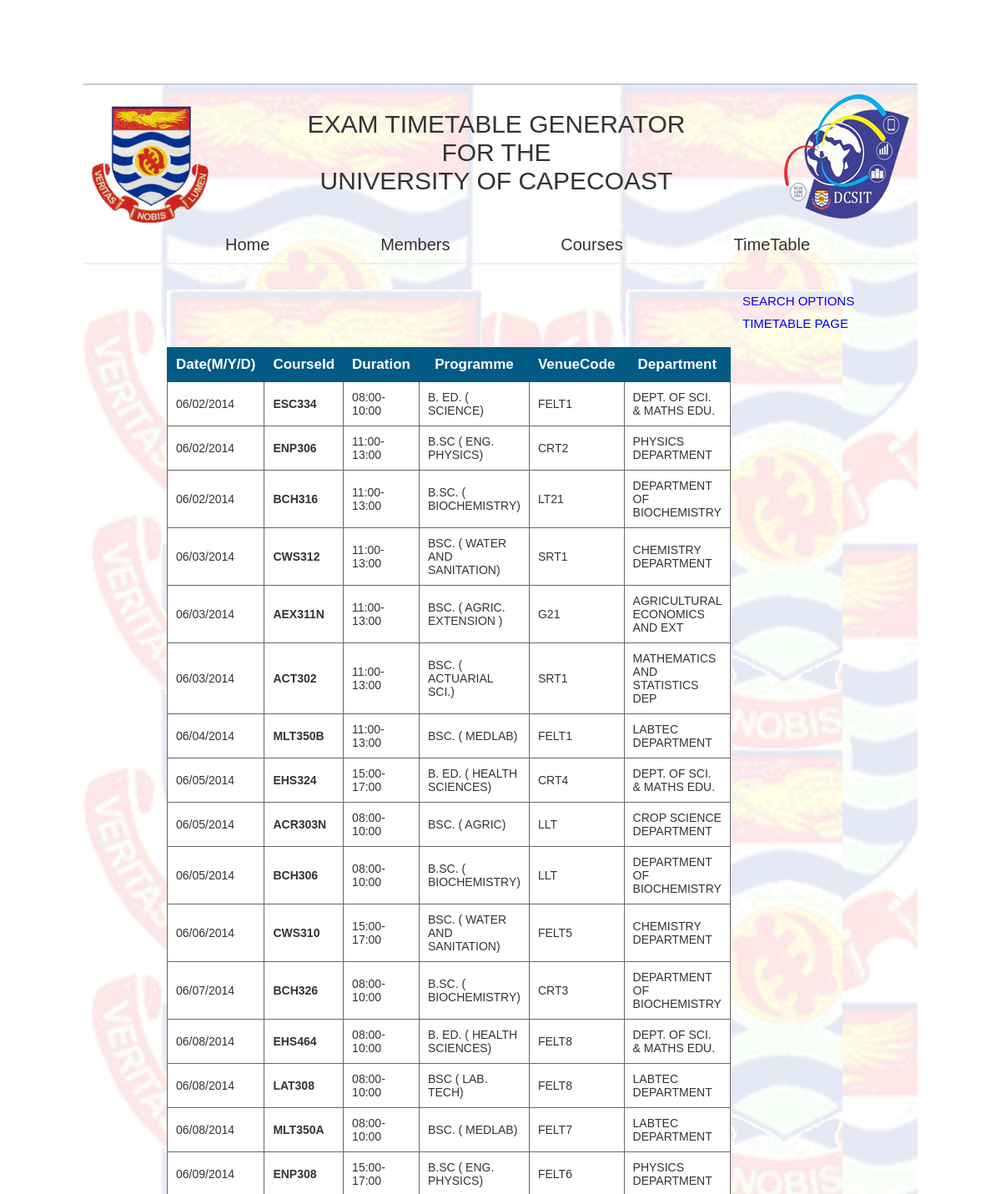
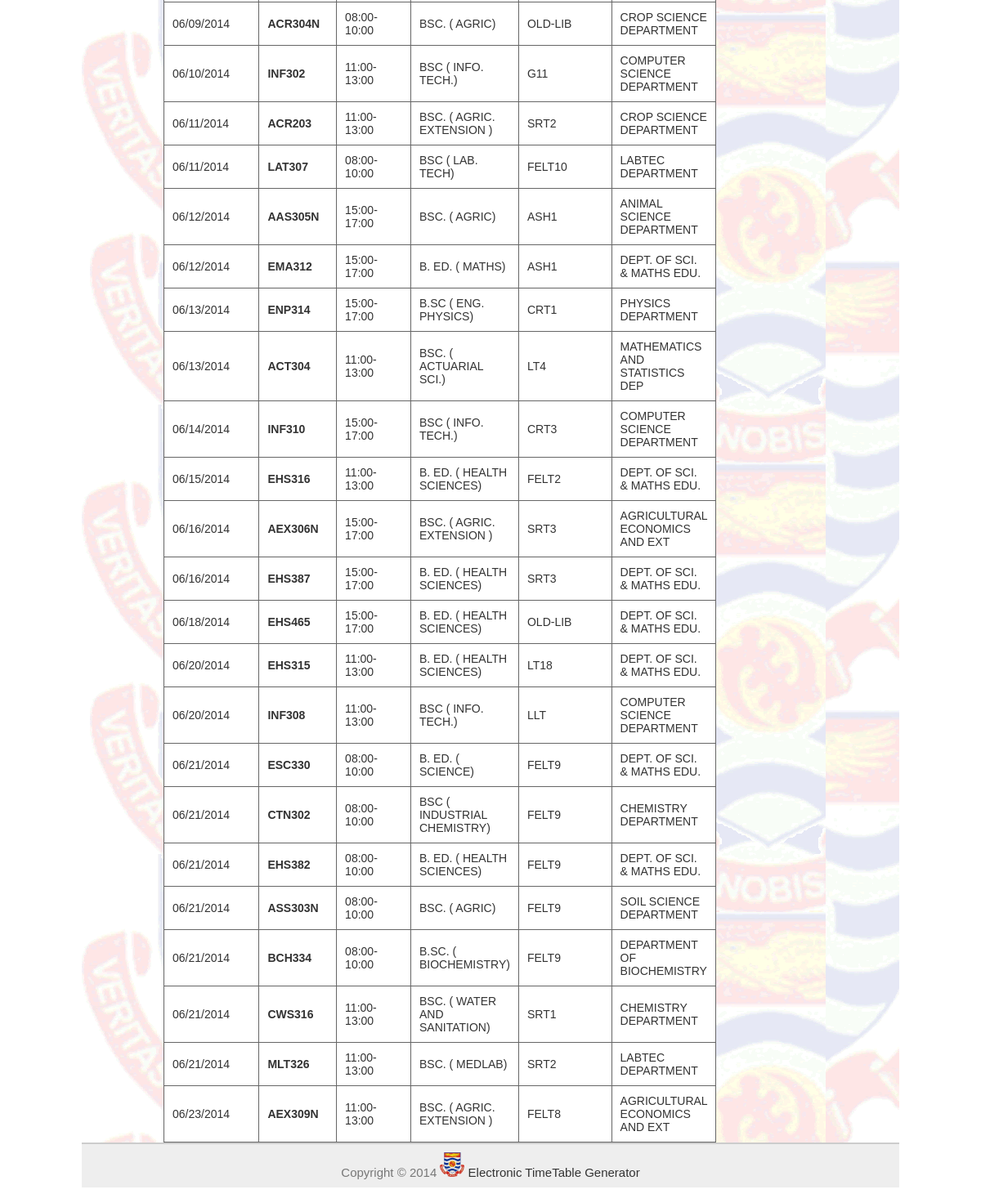
The app's page /sampleWebApp/finaladvancedSearchLevels.php?levels=300 with its own data (2 pictures, top to bottom).
### tables this page shows
CREATE TABLE IF NOT EXISTS `finaltimetable` (
  `Level` int(30) NOT NULL,
  `Programme` varchar(255) NOT NULL,
  `FinalId` int(11) NOT NULL AUTO_INCREMENT,
  `CourseId` varchar(255) NOT NULL,
  `Date` varchar(50) NOT NULL,
  `Duration` varchar(255) NOT NULL,
  `VenueCode` varchar(255) NOT NULL,
  `department` varchar(100) NOT NULL,
  PRIMARY KEY (`FinalId`)
);

### sampleWebApp/finaladvancedSearchLevels.php (the view, shortened to what this page needs)
<!DOCTYPE html>
<html xmlns="http://www.w3.org/1999/xhtml" xml:lang="en">
<head>
<link rel="stylesheet" href="css/main.css" type="text/css" />
<link rel="stylesheet" href="css/table.css" type="text/css" />
<link rel="stylesheet" href="css/paginationStyle.css" type="text/css" />
<link rel="stylesheet" href="css/paginationStyle.css" type="text/css" />
</head>
<body>
<div id="container">
  <div id="header">
		<?php include 'header.php'?>
  </div>
  <div id = "menuPanel">
			<?php include 'menuPanel.php'?>
   </div>
  <div id="sidebar" style="margin-left:20px;">
  <p><a href = "finaladvancedSearch.php" style = "font-size:15px;color:blue">SEARCH OPTIONS</a></p>
  <p><a href = "displayfinaltimetable.php" style = "color:blue;text-align:center;font-size:15px;">
	TIMETABLE PAGE</a></p>
  </div>
  <div id = "content">
<?php
    $query = $_GET['levels'];
    $min_length = 3;
    if(strlen($query) >= $min_length){
        $query = htmlspecialchars($query);
        $query = mysql_real_escape_string($query);
        $raw_results = mysql_query("SELECT * FROM finaltimetable WHERE (`Level` LIKE '%".$query."%') ORDER BY Date") or die(mysql_error());
        if(mysql_num_rows($raw_results) > 0){
				echo '<table border = "1" style ="margin-left:90px;width:550px;" >';
				echo
						'<tr>
							<th            >Date(M/Y/D)  </th>
							<th colspan = 2>CourseId  </th>
							<th colspan = 2>Duration </th>
							<th colspan = 2>Programme </th>
							<th colspan = 2>VenueCode </th>
							<th colspan = 2>Department </th>
						</tr>';
	           while($results = mysql_fetch_array($raw_results)){
				echo
							'<tr>
								<td>' . $results['Date'] . '</td>
								<td colspan = "2"><strong>' . $results['CourseId'] . '</strong></td>
								<td colspan = "2">' . $results['Duration'] . '</td>
								<td colspan = "2">' . $results['Programme'] . '</td>
								<td colspan = "2">' . $results['VenueCode'] . '</td>
								<td colspan = "2">' . $results['department'] . '</td>
							</tr>';
            }
        }
        else{
            $error_search = "No results";
        }
    }
    else{
       $error_search = '<p class = "error" style="text-align:center;">Minimum length of keyword is '.$min_length.'</p>';
    }
	echo '</table>';
?>
  </div>
  <div id="footer">
		<?php include 'footer.php'?>
  </div>
</div>
</body>
</html>

### sampleWebApp/css/main.css (style rules this page uses)
body { background-color:#fff; background-position:center; background-repeat:repeat-y; font-family: "Lucida Grande","Lucida Sans Unicode",geneva,verdana,sans-serif; font-size:10px; color:#777; }
#container { width:1000px; margin-top:100px; margin-left:auto; margin-right:auto; margin-bottom:0; background-image:url(images/background.gif); }
#header { margin:15px 0 0 0; padding:10px 10px 10px 10px; border-top:2px solid #ccc; height:150px; }
#menuPanel { border-bottom:2px solid #eee; margin-bottom:20px; }
#sidebar { float:right; width:200px; margin:5px 10px 10px 0; }
#content { margin:30px 50px 50px 10px; background-image: url(background.gif); background-repeat: repeat; font-size:15px; width:900px; }
#footer { background-color:#eee; border-top:2px solid #ccc; padding:10px; text-align:center; font-size:15px; margin-top:-50px; }
a { color:#333; text-decoration:none; }

### sampleWebApp/css/table.css (style rules this page uses)
table { font-family: arial,sans-serif; font-size:14px; color:#333333; border: solid 1px #666; border-collapse: collapse; }
table th { font-size:17px; border: solid 1px #025B85; padding: 10px; background-color: #025B85; color:#fff; }
table td { padding: 10px; border: solid 1px #666; background-color: #ffffff; }

### sampleWebApp/css/paginationStyle.css (style rules this page uses)
tr:nth-child(even) { background: #CCC }

### records on screen
finaltimetable: Date "06/02/2014", CourseId "ESC334", Duration "08:00-10:00", Programme "B. ED. ( SCIENCE)", VenueCode "FELT1", department "DEPT. OF SCI. & MATHS EDU."
finaltimetable: Date "06/02/2014", CourseId "ENP306", Duration "11:00-13:00", Programme "B.SC ( ENG. PHYSICS)", VenueCode "CRT2", department "PHYSICS DEPARTMENT"
finaltimetable: Date "06/02/2014", CourseId "BCH316", Duration "11:00-13:00", Programme "B.SC. ( BIOCHEMISTRY)", VenueCode "LT21", department "DEPARTMENT OF BIOCHEMISTRY"
finaltimetable: Date "06/03/2014", CourseId "CWS312", Duration "11:00-13:00", Programme "BSC. ( WATER AND SANITATION)", VenueCode "SRT1", department "CHEMISTRY DEPARTMENT"
finaltimetable: Date "06/03/2014", CourseId "AEX311N", Duration "11:00-13:00", Programme "BSC. ( AGRIC. EXTENSION )", VenueCode "G21", department "AGRICULTURAL ECONOMICS AND EXT"
finaltimetable: Date "06/03/2014", CourseId "ACT302", Duration "11:00-13:00", Programme "BSC. ( ACTUARIAL SCI.)", VenueCode "SRT1", department "MATHEMATICS AND STATISTICS DEP"
finaltimetable: Date "06/04/2014", CourseId "MLT350B", Duration "11:00-13:00", Programme "BSC. ( MEDLAB)", VenueCode "FELT1", department "LABTEC DEPARTMENT"
finaltimetable: Date "06/05/2014", CourseId "EHS324", Duration "15:00-17:00", Programme "B. ED. ( HEALTH SCIENCES)", VenueCode "CRT4", department "DEPT. OF SCI. & MATHS EDU."
finaltimetable: Date "06/05/2014", CourseId "ACR303N", Duration "08:00-10:00", Programme "BSC. ( AGRIC)", VenueCode "LLT", department "CROP SCIENCE DEPARTMENT"
finaltimetable: Date "06/05/2014", CourseId "BCH306", Duration "08:00-10:00", Programme "B.SC. ( BIOCHEMISTRY)", VenueCode "LLT", department "DEPARTMENT OF BIOCHEMISTRY"
finaltimetable: Date "06/06/2014", CourseId "CWS310", Duration "15:00-17:00", Programme "BSC. ( WATER AND SANITATION)", VenueCode "FELT5", department "CHEMISTRY DEPARTMENT"
finaltimetable: Date "06/07/2014", CourseId "BCH326", Duration "08:00-10:00", Programme "B.SC. ( BIOCHEMISTRY)", VenueCode "CRT3", department "DEPARTMENT OF BIOCHEMISTRY"
finaltimetable: Date "06/08/2014", CourseId "EHS464", Duration "08:00-10:00", Programme "B. ED. ( HEALTH SCIENCES)", VenueCode "FELT8", department "DEPT. OF SCI. & MATHS EDU."
finaltimetable: Date "06/08/2014", CourseId "LAT308", Duration "08:00-10:00", Programme "BSC ( LAB. TECH)", VenueCode "FELT8", department "LABTEC DEPARTMENT"
finaltimetable: Date "06/08/2014", CourseId "MLT350A", Duration "08:00-10:00", Programme "BSC. ( MEDLAB)", VenueCode "FELT7", department "LABTEC DEPARTMENT"
finaltimetable: Date "06/09/2014", CourseId "ENP308", Duration "15:00-17:00", Programme "B.SC ( ENG. PHYSICS)", VenueCode "FELT6", department "PHYSICS DEPARTMENT"
finaltimetable: Date "06/09/2014", CourseId "ACR304N", Duration "08:00-10:00", Programme "BSC. ( AGRIC)", VenueCode "OLD-LIB", department "CROP SCIENCE DEPARTMENT"
finaltimetable: Date "06/10/2014", CourseId "INF302", Duration "11:00-13:00", Programme "BSC ( INFO. TECH.)", VenueCode "G11", department "COMPUTER SCIENCE DEPARTMENT"
finaltimetable: Date "06/11/2014", CourseId "ACR203", Duration "11:00-13:00", Programme "BSC. ( AGRIC. EXTENSION )", VenueCode "SRT2", department "CROP SCIENCE DEPARTMENT"
finaltimetable: Date "06/11/2014", CourseId "LAT307", Duration "08:00-10:00", Programme "BSC ( LAB. TECH)", VenueCode "FELT10", department "LABTEC DEPARTMENT"
finaltimetable: Date "06/12/2014", CourseId "AAS305N", Duration "15:00-17:00", Programme "BSC. ( AGRIC)", VenueCode "ASH1", department "ANIMAL SCIENCE DEPARTMENT"
finaltimetable: Date "06/12/2014", CourseId "EMA312", Duration "15:00-17:00", Programme "B. ED. ( MATHS)", VenueCode "ASH1", department "DEPT. OF SCI. & MATHS EDU."
finaltimetable: Date "06/13/2014", CourseId "ENP314", Duration "15:00-17:00", Programme "B.SC ( ENG. PHYSICS)", VenueCode "CRT1", department "PHYSICS DEPARTMENT"
finaltimetable: Date "06/13/2014", CourseId "ACT304", Duration "11:00-13:00", Programme "BSC. ( ACTUARIAL SCI.)", VenueCode "LT4", department "MATHEMATICS AND STATISTICS DEP"
finaltimetable: Date "06/14/2014", CourseId "INF310", Duration "15:00-17:00", Programme "BSC ( INFO. TECH.)", VenueCode "CRT3", department "COMPUTER SCIENCE DEPARTMENT"
finaltimetable: Date "06/15/2014", CourseId "EHS316", Duration "11:00-13:00", Programme "B. ED. ( HEALTH SCIENCES)", VenueCode "FELT2", department "DEPT. OF SCI. & MATHS EDU."
finaltimetable: Date "06/16/2014", CourseId "AEX306N", Duration "15:00-17:00", Programme "BSC. ( AGRIC. EXTENSION )", VenueCode "SRT3", department "AGRICULTURAL ECONOMICS AND EXT"
finaltimetable: Date "06/16/2014", CourseId "EHS387", Duration "15:00-17:00", Programme "B. ED. ( HEALTH SCIENCES)", VenueCode "SRT3", department "DEPT. OF SCI. & MATHS EDU."
finaltimetable: Date "06/18/2014", CourseId "EHS465", Duration "15:00-17:00", Programme "B. ED. ( HEALTH SCIENCES)", VenueCode "OLD-LIB", department "DEPT. OF SCI. & MATHS EDU."
finaltimetable: Date "06/20/2014", CourseId "EHS315", Duration "11:00-13:00", Programme "B. ED. ( HEALTH SCIENCES)", VenueCode "LT18", department "DEPT. OF SCI. & MATHS EDU."
finaltimetable: Date "06/20/2014", CourseId "INF308", Duration "11:00-13:00", Programme "BSC ( INFO. TECH.)", VenueCode "LLT", department "COMPUTER SCIENCE DEPARTMENT"
finaltimetable: Date "06/21/2014", CourseId "ESC330", Duration "08:00-10:00", Programme "B. ED. ( SCIENCE)", VenueCode "FELT9", department "DEPT. OF SCI. & MATHS EDU."
finaltimetable: Date "06/21/2014", CourseId "CTN302", Duration "08:00-10:00", Programme "BSC ( INDUSTRIAL CHEMISTRY)", VenueCode "FELT9", department "CHEMISTRY DEPARTMENT"
finaltimetable: Date "06/21/2014", CourseId "EHS382", Duration "08:00-10:00", Programme "B. ED. ( HEALTH SCIENCES)", VenueCode "FELT9", department "DEPT. OF SCI. & MATHS EDU."
finaltimetable: Date "06/21/2014", CourseId "ASS303N", Duration "08:00-10:00", Programme "BSC. ( AGRIC)", VenueCode "FELT9", department "SOIL SCIENCE DEPARTMENT"
finaltimetable: Date "06/21/2014", CourseId "BCH334", Duration "08:00-10:00", Programme "B.SC. ( BIOCHEMISTRY)", VenueCode "FELT9", department "DEPARTMENT OF BIOCHEMISTRY"
finaltimetable: Date "06/21/2014", CourseId "CWS316", Duration "11:00-13:00", Programme "BSC. ( WATER AND SANITATION)", VenueCode "SRT1", department "CHEMISTRY DEPARTMENT"
finaltimetable: Date "06/21/2014", CourseId "MLT326", Duration "11:00-13:00", Programme "BSC. ( MEDLAB)", VenueCode "SRT2", department "LABTEC DEPARTMENT"
finaltimetable: Date "06/23/2014", CourseId "AEX309N", Duration "11:00-13:00", Programme "BSC. ( AGRIC. EXTENSION )", VenueCode "FELT8", department "AGRICULTURAL ECONOMICS AND EXT"
